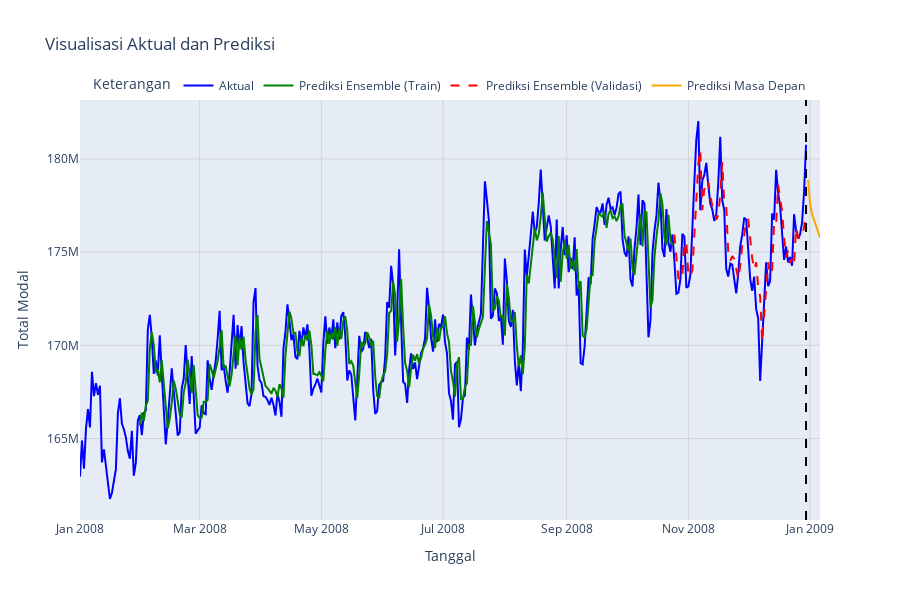

Notebook source saved alongside this figure:
### Code cell
fn.plot_ensemble_predictions(
        data_modal_EMA,
        train_dates,
        val_dates,
        scaler,
        ensemble_preds_hist_train,
        ensemble_preds_hist_val,
        df_future_predictions
    )
